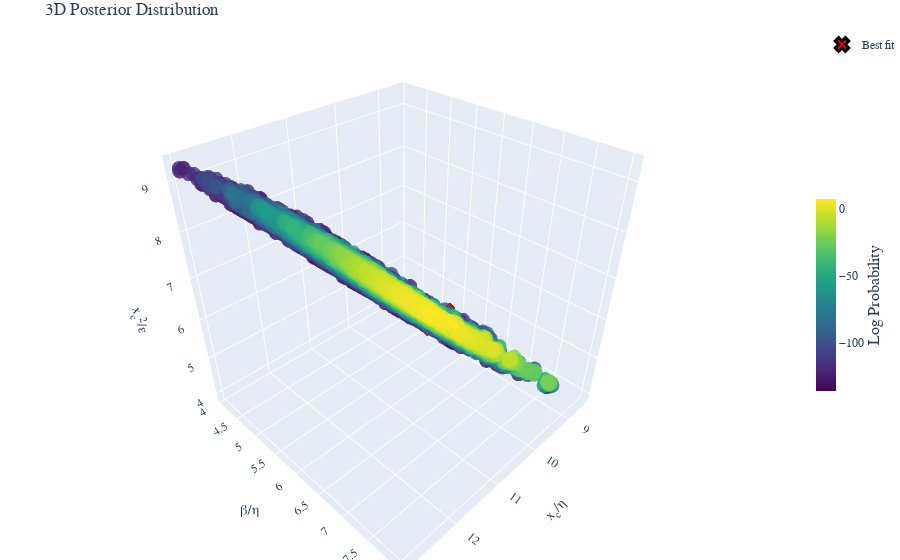

The notebook cell this image was saved under:
### Code cell
post.bins =None
fig =post.plot_posterior3D_interactive([0,1,2],labels=["$x_c/\\eta$","$\\beta/\\eta$","$x_c^2/\\epsilon$","$x_c$","ExtH"], truths=np.log(best_theta_trans),truth_label="Best fit" )
# Save the figure using matplotlib's savefig instead of plotly's write_image
fig.show()
# Save the figure as HTML
html_file_name=file.replace('_post.csv','_3D')
html_path = os.path.join(Products_folder, 'html_3d_plots', f'{html_file_name}.html')
# Create directory if it doesn't exist
os.makedirs(os.path.dirname(html_path), exist_ok=True)
fig.write_html(html_path)

### Figure 1 — Plotly figure (JSON) as saved in the notebook; plotly's stock layout.template omitted (floating-point values rounded to 4 significant figures; data arrays with more than 128 entries replaced by an {"elided": "..."} marker saying what was removed)
{"data": [{"marker": {"color": {"elided": "4133 float values"}, "colorbar": {"len": 0.4, "thickness": 20, "title": {"font": {"size": 16}, "side": "right", "text": "Log Probability"}, "x": 1.0, "y": 0.5}, "colorscale": [[0.0, "#440154"], [0.1111, "#482878"], [0.2222, "#3e4989"], [0.3333, "#31688e"], [0.4444, "#26828e"], [0.5556, "#1f9e89"], [0.6667, "#35b779"], [0.7778, "#6ece58"], [0.8889, "#b5de2b"], [1.0, "#fde725"]], "opacity": 0.8, "size": 5}, "mode": "markers", "name": "Posterior", "scene": "scene", "showlegend": false, "type": "scatter3d", "x": {"elided": "4133 float values"}, "y": {"elided": "4133 float values"}, "z": {"elided": "4133 float values"}}, {"marker": {"color": "red", "line": {"color": "black", "width": 3}, "size": 12, "symbol": "x"}, "mode": "markers", "name": "Best fit", "scene": "scene", "showlegend": true, "type": "scatter3d", "x": [10.74], "y": [6.715], "z": [6.508]}], "layout": {"font": {"family": "Computer Modern"}, "margin": {"b": 0, "l": 0, "r": 0, "t": 30}, "scene": {"aspectmode": "cube", "xaxis": {"exponentformat": "e", "showexponent": "all", "title": {"font": {"size": 14}, "text": "x<sub>c</sub>/η"}}, "yaxis": {"exponentformat": "e", "showexponent": "all", "title": {"font": {"size": 14}, "text": "β/η"}}, "zaxis": {"exponentformat": "e", "showexponent": "all", "title": {"font": {"size": 14}, "text": "x<sub>c</sub><sup>2</sup>/ε"}}}, "title": {"text": "3D Posterior Distribution"}}}
